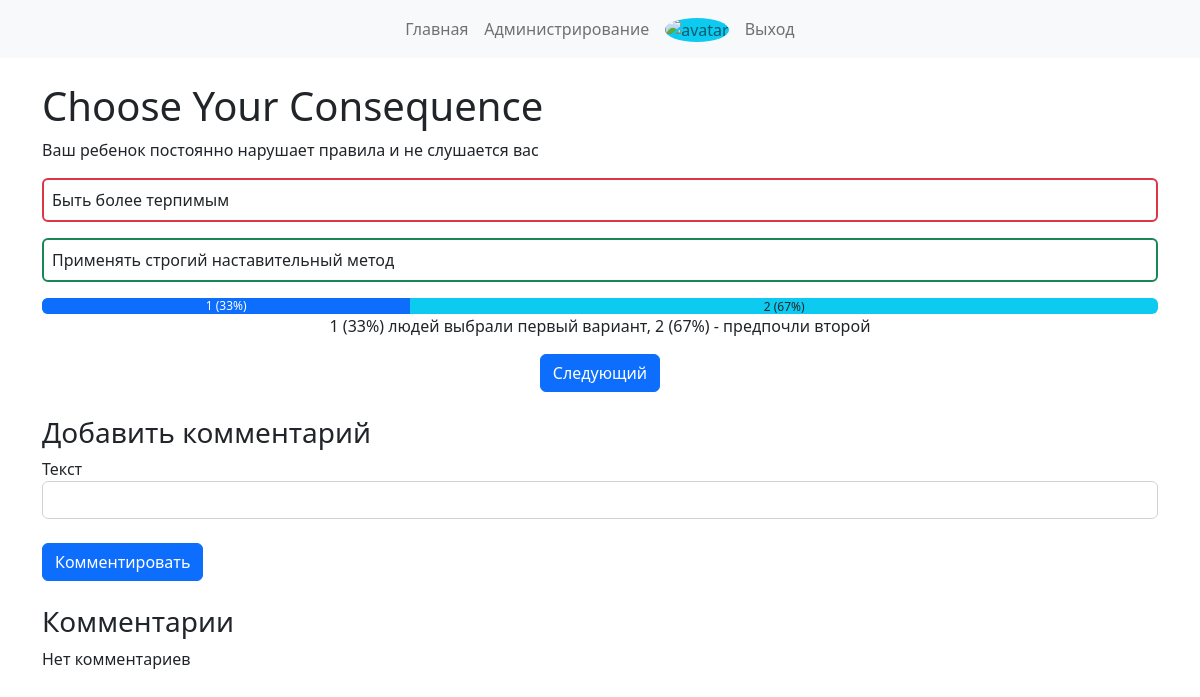
The page /6/2/res (signed in) on the database its author committed.
### data/questions.py (models this page shows)
class Question(SqlAlchemyBase, SerializerMixin):
    __tablename__ = "questions"
    id = sqlalchemy.Column(
        sqlalchemy.Integer, primary_key=True, autoincrement=True
    )
    text = sqlalchemy.Column(sqlalchemy.String, nullable=False)
    choice_1 = sqlalchemy.Column(sqlalchemy.String, nullable=False)
    choice_2 = sqlalchemy.Column(sqlalchemy.String, nullable=False)
    created_date = sqlalchemy.Column(
        sqlalchemy.DateTime, default=datetime.datetime.now
    )
    comments = orm.relationship(
        "Comment", back_populates="question", cascade="all, delete"
    )
    answers = orm.relationship(
        "Answer", back_populates="question", cascade="all, delete"
    )

### server.py (the view, shortened to what this page needs)
@app.route("/<int:id>/<int:answer>/res", methods=["GET", "POST"])
def result(id, answer):
    db_sess = db_session.create_session()
    question = db_sess.query(Question).get(id)
    if not question or answer not in (1, 2):
        abort(404)
    if (
        current_user.is_authenticated
        and not db_sess.query(Answer)
        .filter(Answer.user_id == current_user.id, Answer.question_id == id)
        .first()
    ):
        new_answer = Answer(
            answer=answer, question_id=question.id, user_id=current_user.id
        )
        db_sess.add(new_answer)
        db_sess.commit()
    comments = (
        db_sess.query(Comment).filter(Comment.question_id == question.id).all()
    )
    form = CommentForm()
    answer_1 = (
        db_sess.query(Answer).filter_by(question_id=id, answer=1).count()
    )
    answer_2 = (
        db_sess.query(Answer).filter_by(question_id=id, answer=2).count()
    )
    try:
        per_1 = answer_1 * 100 // (answer_1 + answer_2)
    except ZeroDivisionError:
        per_1 = 0
    per_2 = 100 - per_1
    return render_template(
        "result.html",
        title=f"Ответы на вопрос #{id}",
        question=question,
        answer=answer,
        answer_1=answer_1,
        answer_2=answer_2,
        comments=comments,
        per_1=per_1,
        per_2=per_2,
        form=form,
    )

### forms/comment.py
class CommentForm(FlaskForm):
    text = StringField('Текст', validators=[DataRequired()])
    submit = SubmitField('Комментировать')

### data/db_session.py (called while the page is built)
def create_session() -> Session:
    global __factory
    return __factory()

### server.py (called while the page is built)
@login_manager.user_loader
def load_user(user_id):
    db_sess = db_session.create_session()
    return db_sess.query(User).get(user_id)

### templates/result.html (shortened to what this page needs)
{% extends "base.html" %} {% block main %}
<h1>Choose Your Consequence</h1>
<div>
  <p>{{question.text}}</p>
  <p
    class="border border-2 rounded p-2 {% if answer == 1 %}border-success{% else %}border-danger{% endif %}"
  >
    {{question.choice_1}}
  </p>
  <p
    class="border border-2 rounded p-2 {% if answer == 2 %}border-success{% else %}border-danger{% endif %}"
  >
    {{question.choice_2}}
  </p>
</div>
<div class="progress bg-info">
  <div
    id="progress-bar"
    class="progress-bar"
    role="progressbar"
    style="width: {{per_1}}%;"
    aria-valuenow="{{answer_1}}"
    aria-valuemin="0"
    aria-valuemax="{{answer_1 + answer_2}}"
  >
    {{answer_1}} ({{per_1}}%)
  </div>
  <div class="d-flex justify-content-center" style="width: {{per_2}}%;">
    {{answer_2}} ({{per_2}}%)
  </div>
</div>
<p class="text-center">
  {{answer_1}} ({{per_1}}%) людей выбрали первый вариант, {{answer_2}}
  ({{per_2}}%) - предпочли второй
</p>
<div class="text-center mt-3">
  <a class="btn btn-primary mx-auto" href="{{ url_for('index') }}">Следующий</a>
</div>
<h3 class="mt-4">Добавить комментарий</h3>
<form action="" method="post">
  <p class="mb-0">
    {{ form.text.label }}<br />
    {{ form.text(class="form-control") }}<br />
  </p>
  <p>{{ form.submit(type="submit", class="btn btn-primary") }}</p>
</form>
<h3 class="mt-4">Комментарии</h3>
{% if comments %} {% for comment in comments %}
<div class="border rounded p-3 mb-3 comment d-flex mw-100">
  <img
    style="width: 70px; height: 70px"
    class="bg-info rounded-circle"
    src="/static/avatars/{{ comment.user_id }}.png"
    alt="avatar"
  />
  <div class="ms-3">
    <p class="mb-0 text-break">
      <span class="fw-bold">{{ comment.user.name }}</span>: {{ comment.text }}
    </p>
    <div class="d-flex mt-2">
      <a style="cursor: pointer" class="like" comment-id="{{comment.id}}"
        ><img
          class="mr-2"
          style="width: 20px"
          src="{% if comment.likes_count == 0 %}{{ url_for('static', filename='img/like_1.svg') }}{% else %}{{ url_for('static', filename='img/like_2.svg') }}{% endif %}"
        /><span class="ms-1 like-counter">{{comment.likes_count}}</span></a
      >
      <p class="text-muted mx-0 ms-2">{{comment.created_date}}</p>
      {% if current_user.is_authenticated and comment.user.id == current_user.id
      %}
      <a
        style="cursor: pointer"
        class="text-muted ms-2 comment-delete"
        comment-id="{{comment.id}}"
        >Удалить</a
      >
      {% endif %}
    </div>
  </div>
</div>
{% endfor %} {% else %}
<div>Нет комментариев</div>
{% endif %} {% endblock %}

### rows shown on the page
Question: text "Ваш ребенок постоянно нарушает правила и не слушается вас", choice_1 "Быть более терпимым", choice_2 "Применять строгий наставительный метод"

### other values the page prints
{{ answer_1 }} "1"
{{ per_1 }} "33"
{{ answer_2 }} "2"
{{ per_2 }} "67"
